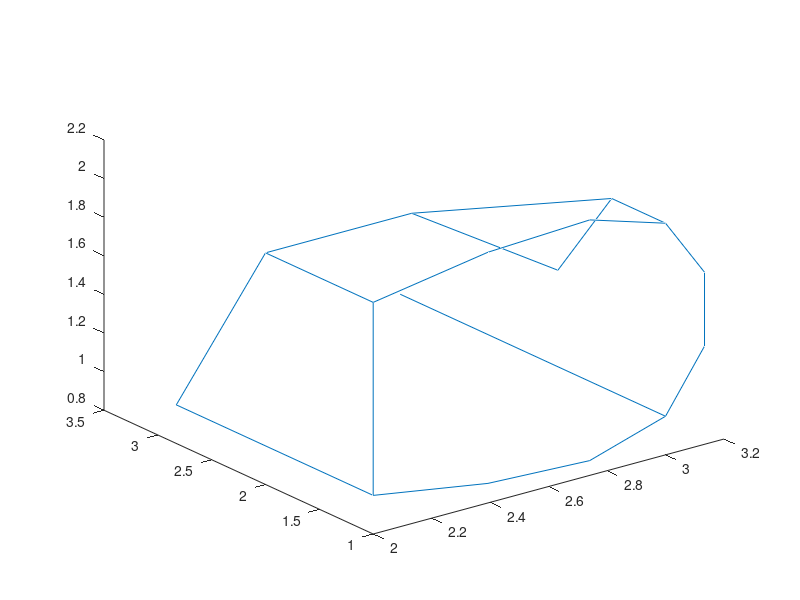

Write the MATLAB code that produced this figure. (Note: this script raises an error after producing the figure.)
X = [2 1 2 1;3 1 2 1;3 1.5 2 1;2.5 2 2 1;2 2 2 1;2 1 1 1;3 1 1 1;3 2 1 1;2 2 1 1;3 2 1.5 1];
a=1;P=[X(8,1) X(8,2) X(8,3)];
thetamax=sqrt(P(1)/a);P(2)=2*a*thetamax;
X(8,2) = P(2);
P=[X(9,1) X(9,2) X(9,3)];
thetamin=sqrt(P(1)/a);P(2)=2*a*thetamin;
X(9,2) = P(2);
% X = X * [1 0 0 0;0 cos(90) sin(90) 0;0 -sin(90) cos(90) 0;0 0 0 1 ];
p1=1;t2 = sqrt((X(2,1) -X(1,1))^2 + (X(2,2) -X(1,2))^2 + (X(2,3) -X(1,3))^2);
p2=2;
t3 = sqrt((X(7,1) -X(2,1))^2 + (X(7,2) -X(2,2))^2 + (X(7,3) -X(2,3))^2);
p3=7;
t4 = sqrt((X(6,1) -X(7,1))^2 + (X(6,2) -X(7,2))^2 + (X(6,3) -X(7,3))^2);
p4=6;
G=[1 0.5 0 0 ;t3 2*(t2 + t3) t2 0 ;0 t4 2*(t3 + t4) t3 ;0 0  2 4]\[(3/(2*t2))*(X(p2,1)-X(p1,1))  (3/(2*t2))*(X(p2,2)-X(p1,2)) (3/(2*t2))*(X(p2,3)-X(p1,3));(3/(t2*t3))*(t2^2*(X(p3,1)-X(p2,1))+t3^2*(X(p2,1)-X(p1,1))) (3/(t2*t3))*(t2^2*(X(p3,2)-X(p2,2))+t3^2*(X(p2,2)-X(p1,2))) (3/(t2*t3))*(t2^2*(X(p3,3)-X(p2,3))+t3^2*(X(p2,3)-X(p1,3)));(3/(t3*t4))*(t3^2*(X(p4,1)-X(p3,1))+t4^2*(X(p3,1)-X(p2,1))) (3/(t3*t4))*(t3^2*(X(p4,2)-X(p3,2))+t4^2*(X(p3,2)-X(p2,2))) (3/(t3*t4))*(t3^2*(X(p4,3)-X(p3,3))+t4^2*(X(p3,3)-X(p2,3)));(6/t4)*(X(p4,1)-X(p3,1)) (6/t4)*(X(p4,2)-X(p3,2)) (6/t4)*(X(p4,3)-X(p3,3))];
P = [X(1,1) X(1,2) X(1,3);
[2*(1/3)^3-3*(1/3)^2+1 (-2*(1/3)^3+3*(1/3)^2) (1/3)*((1/3)^2-2*(1/3)+1)*t2 (1/3)*((1/3)^2-(1/3))*t2]*[X(p1,1) X(p1,2) X(p1,3); X(p2,1) X(p2,2) X(p2,3);G(1,1) G(1,2) G(1,3); G(2,1) G(2,2) G(2,3)];
[2*(2/3)^3-3*(2/3)^2+1 (-2*(2/3)^3+3*(2/3)^2) (2/3)*((2/3)^2-2*(2/3)+1)*t2 (2/3)*((2/3)^2-(2/3))*t2]*[X(p1,1) X(p1,2) X(p1,3); X(p2,1) X(p2,2) X(p2,3);G(1,1) G(1,2) G(1,3); G(2,1) G(2,2) G(2,3)];
X(2,1) X(2,2) X(2,3);[2*(1/3)^3-3*(1/3)^2+1 (-2*(1/3)^3+3*(1/3)^2) (1/3)*((1/3)^2-2*(1/3)+1)*t3 (1/3)*((1/3)^2-(1/3))*t3]*[X(p2,1) X(p2,2) X(p2,3); X(p3,1) X(p3,2) X(p3,3);G(2,1) G(2,2) G(2,3); G(3,1) G(3,2) G(3,3)];
[2*(2/3)^3-3*(2/3)^2+1 (-2*(2/3)^3+3*(2/3)^2) (2/3)*((2/3)^2-2*(2/3)+1)*t3 (2/3)*((2/3)^2-(2/3))*t3]*[X(p2,1) X(p2,2) X(p2,3); X(p3,1) X(p3,2) X(p3,3);G(2,1) G(2,2) G(2,3); G(3,1) G(3,2) G(3,3)];
X(7,1) X(7,2) X(7,3);[2*(1/3)^3-3*(1/3)^2+1 (-2*(1/3)^3+3*(1/3)^2) (1/3)*((1/3)^2-2*(1/3)+1)*t4 (1/3)*((1/3)^2-(1/3))*t4]*[X(p3,1) X(p3,2) X(p3,3); X(p4,1) X(p4,2) X(p4,3);G(3,1) G(3,2) G(3,3); G(4,1) G(4,2) G(4,3)];
[2*(2/3)^3-3*(2/3)^2+1 (-2*(2/3)^3+3*(2/3)^2) (2/3)*((2/3)^2-2*(2/3)+1)*t4 (2/3)*((2/3)^2-(2/3))*t4]*[X(p3,1) X(p3,2) X(p3,3); X(p4,1) X(p4,2) X(p4,3);G(3,1) G(3,2) G(3,3); G(4,1) G(4,2) G(4,3)];
X(6,1) X(6,2) X(6,3)];
% subplot(1,2,1);
X1=[P(1,1) P(2,1)];Y1=[P(1,2) P(2,2)];Z1=[P(1,3) P(2,3)];line(X1,Y1,Z1);
X1=[P(2,1) P(3,1)];Y1=[P(2,2) P(3,2)];Z1=[P(2,3) P(3,3)];line(X1,Y1,Z1);
X1=[P(3,1) P(4,1)];Y1=[P(3,2) P(4,2)];Z1=[P(3,3) P(4,3)];line(X1,Y1,Z1);
X1=[P(4,1) P(5,1)];Y1=[P(4,2) P(5,2)];Z1=[P(4,3) P(5,3)];line(X1,Y1,Z1);
X1=[P(5,1) P(6,1)];Y1=[P(5,2) P(6,2)];Z1=[P(5,3) P(6,3)];line(X1,Y1,Z1);
X1=[P(6,1) P(7,1)];Y1=[P(6,2) P(7,2)];Z1=[P(6,3) P(7,3)];line(X1,Y1,Z1);
X1=[P(7,1) P(8,1)];Y1=[P(7,2) P(8,2)];Z1=[P(7,3) P(8,3)];line(X1,Y1,Z1);
X1=[P(8,1) P(9,1)];Y1=[P(8,2) P(9,2)];Z1=[P(8,3) P(9,3)];line(X1,Y1,Z1);
X1=[P(9,1) P(10,1)];Y1=[P(9,2) P(10,2)];Z1=[P(9,3) P(10,3)];line(X1,Y1,Z1);
view(3);hold on;
X1=[X(1,1) X(5,1)];Y1=[X(1,2) X(5,2)];Z1=[X(1,3) X(5,3)];
line(X1,Y1,Z1);
X1=[X(1,1) X(6,1)];Y1=[X(1,2) X(6,2)];Z1=[X(1,3) X(6,3)];
line(X1,Y1,Z1);
X1=[X(2,1) X(3,1)];Y1=[X(2,2) X(3,2)];Z1=[X(2,3) X(3,3)];
line(X1,Y1,Z1);
X1=[X(3,1) X(4,1)];Y1=[X(3,2) X(4,2)];Z1=[X(3,3) X(4,3)];
line(X1,Y1,Z1);
X1=[X(3,1) X(10,1)];Y1=[X(3,2) X(10,2)];Z1=[X(3,3) X(10,3)];
line(X1,Y1,Z1);
X1=[X(4,1) X(5,1)];Y1=[X(4,2) X(5,2)];Z1=[X(4,3) X(5,3)];
line(X1,Y1,Z1);
X1=[X(4,1) X(10,1)];Y1=[X(4,2) X(10,2)];Z1=[X(4,3) X(10,3)];
line(X1,Y1,Z1);
X1=[X(5,1) X(9,1)];Y1=[X(5,2) X(9,2)];Z1=[X(5,3) X(9,3)];
line(X1,Y1,Z1);
X1=[X(6,1) X(9,1)];Y1=[X(6,2) X(9,2)];Z1=[X(6,3) X(9,3)];
line(X1,Y1,Z1);
X1=[X(7,1) X(8,1)];Y1=[X(7,2) X(8,2)];Z1=[X(7,3) X(8,3)];
line(X1,Y1,Z1);
X1=[X(9,1) X(8,1)];Y1=[X(9,2) X(8,2)];Z1=[X(9,3) X(8,3)];
P=zeros(10,3);a=1;thetamax=sqrt(X1(2)/a);thetamin=sqrt(X1(1)/a);dtheta=(thetamax-thetamin)/9;
P(1,:)=[X1(1) 2*a*thetamin Z1(1)];
P(2,:)=obtener_pto_parabola(a,dtheta,P(1,1),P(1,2),P(1,3));
P(3,:)=obtener_pto_parabola(a,dtheta,P(2,1),P(2,2),P(2,3));
P(4,:)=obtener_pto_parabola(a,dtheta,P(3,1),P(3,2),P(3,3));
P(5,:)=obtener_pto_parabola(a,dtheta,P(4,1),P(4,2),P(4,3));
P(6,:)=obtener_pto_parabola(a,dtheta,P(5,1),P(5,2),P(5,3));
P(7,:)=obtener_pto_parabola(a,dtheta,P(6,1),P(6,2),P(6,3));
P(8,:)=obtener_pto_parabola(a,dtheta,P(7,1),P(7,2),P(7,3));
P(9,:)=obtener_pto_parabola(a,dtheta,P(8,1),P(8,2),P(8,3));
P(10,:)=obtener_pto_parabola(a,dtheta,P(9,1),P(9,2),P(9,3));
X1=[P(1,1) P(2,1)];Y1=[P(1,2) P(2,2)];Z1=[P(1,3) P(2,3)];line(X1,Y1,Z1);
X1=[P(2,1) P(3,1)];Y1=[P(2,2) P(3,2)];Z1=[P(2,3) P(3,3)];line(X1,Y1,Z1);
X1=[P(3,1) P(4,1)];Y1=[P(3,2) P(4,2)];Z1=[P(3,3) P(4,3)];line(X1,Y1,Z1);
X1=[P(4,1) P(5,1)];Y1=[P(4,2) P(5,2)];Z1=[P(4,3) P(5,3)];line(X1,Y1,Z1);
X1=[P(5,1) P(6,1)];Y1=[P(5,2) P(6,2)];Z1=[P(5,3) P(6,3)];line(X1,Y1,Z1);
X1=[P(6,1) P(7,1)];Y1=[P(6,2) P(7,2)];Z1=[P(6,3) P(7,3)];line(X1,Y1,Z1);
X1=[P(7,1) P(8,1)];Y1=[P(7,2) P(8,2)];Z1=[P(7,3) P(8,3)];line(X1,Y1,Z1);
X1=[P(8,1) P(9,1)];Y1=[P(8,2) P(9,2)];Z1=[P(8,3) P(9,3)];line(X1,Y1,Z1);
X1=[P(9,1) P(10,1)];Y1=[P(9,2) P(10,2)];Z1=[P(9,3) P(10,3)];line(X1,Y1,Z1);

X1=[X(8,1) X(10,1)];Y1=[X(8,2) X(10,2)];Z1=[X(8,3) X(10,3)];
line(X1,Y1,Z1);
xlim([min(X(:,1))-1 max(X(:,1))+1]);ylim([min(X(:,2))-1 max(X(:,2))+1]);zlim([min(X(:,3))-1 max(X(:,3))+1]);xlabel('x');ylabel('y');zlabel('z');
C=[(3 - 2) (2 - 1) (2 - 1)]./sqrt((3 - 2)^2+(2 - 1)^2+(2 - 1)^2);XP = X*[1 0 0 0;0 1 0 0;0 0 1 0;2 1 1 1]*[1 0 0 0;0 cos(acos(C(2)/sqrt(C(1)^2+C(2)^2))) sin(acos(C(2)/sqrt(C(1)^2+C(2)^2))) 0;0 -sin(acos(C(2)/sqrt(C(1)^2+C(2)^2))) cos(acos(C(2)/sqrt(C(1)^2+C(2)^2))) 0;0 0 0 1 ]*[cos(-asin(C(1))) sin(-asin(C(1))) 0 0;-sin(-asin(C(1))) cos(-asin(C(1))) 0 0;0 0 1 0;0 0 0 1 ]*[cos(-45) 0 -sin(-45) 0;0 1 0 0;sin(-45) 0 cos(-45) 0;0 0 0 1 ]*inv([cos(-asin(C(1))) sin(-asin(C(1))) 0 0;-sin(-asin(C(1))) cos(-asin(C(1))) 0 0;0 0 1 0;0 0 0 1 ])*inv([1 0 0 0;0 cos(acos(C(2)/sqrt(C(1)^2+C(2)^2))) sin(acos(C(2)/sqrt(C(1)^2+C(2)^2))) 0;0 -sin(acos(C(2)/sqrt(C(1)^2+C(2)^2))) cos(acos(C(2)/sqrt(C(1)^2+C(2)^2))) 0;0 0 0 1 ])*inv([1 0 0 0;0 1 0 0;0 0 1 0;2 1 1 1])
p1=1;t2 = sqrt((XP(2,1) -XP(1,1))^2 + (XP(2,2) -XP(1,2))^2 + (XP(2,3) -XP(1,3))^2);
p2=2;
t3 = sqrt((XP(7,1) -XP(2,1))^2 + (XP(7,2) -XP(2,2))^2 + (XP(7,3) -XP(2,3))^2);
p3=7;
t4 = sqrt((XP(6,1) -XP(7,1))^2 + (XP(6,2) -XP(7,2))^2 + (XP(6,3) -XP(7,3))^2);
p4=6;
G=[1 0.5 0 0 ;t3 2*(t2 + t3) t2 0 ;0 t4 2*(t3 + t4) t3 ;0 0  2 4]\[(3/(2*t2))*(XP(p2,1)-XP(p1,1))  (3/(2*t2))*(XP(p2,2)-XP(p1,2)) (3/(2*t2))*(XP(p2,3)-XP(p1,3));(3/(t2*t3))*(t2^2*(XP(p3,1)-XP(p2,1))+t3^2*(XP(p2,1)-XP(p1,1))) (3/(t2*t3))*(t2^2*(XP(p3,2)-XP(p2,2))+t3^2*(XP(p2,2)-XP(p1,2))) (3/(t2*t3))*(t2^2*(XP(p3,3)-XP(p2,3))+t3^2*(XP(p2,3)-XP(p1,3)));(3/(t3*t4))*(t3^2*(XP(p4,1)-XP(p3,1))+t4^2*(XP(p3,1)-XP(p2,1))) (3/(t3*t4))*(t3^2*(XP(p4,2)-XP(p3,2))+t4^2*(XP(p3,2)-XP(p2,2))) (3/(t3*t4))*(t3^2*(XP(p4,3)-XP(p3,3))+t4^2*(XP(p3,3)-XP(p2,3)));(6/t4)*(XP(p4,1)-XP(p3,1)) (6/t4)*(XP(p4,2)-XP(p3,2)) (6/t4)*(XP(p4,3)-XP(p3,3))];
P = [XP(1,1) XP(1,2) XP(1,3);
[2*(1/3)^3-3*(1/3)^2+1 (-2*(1/3)^3+3*(1/3)^2) (1/3)*((1/3)^2-2*(1/3)+1)*t2 (1/3)*((1/3)^2-(1/3))*t2]*[XP(p1,1) XP(p1,2) XP(p1,3); XP(p2,1) XP(p2,2) XP(p2,3);G(1,1) G(1,2) G(1,3); G(2,1) G(2,2) G(2,3)];
[2*(2/3)^3-3*(2/3)^2+1 (-2*(2/3)^3+3*(2/3)^2) (2/3)*((2/3)^2-2*(2/3)+1)*t2 (2/3)*((2/3)^2-(2/3))*t2]*[XP(p1,1) XP(p1,2) XP(p1,3); XP(p2,1) XP(p2,2) XP(p2,3);G(1,1) G(1,2) G(1,3); G(2,1) G(2,2) G(2,3)];
XP(2,1) XP(2,2) XP(2,3);[2*(1/3)^3-3*(1/3)^2+1 (-2*(1/3)^3+3*(1/3)^2) (1/3)*((1/3)^2-2*(1/3)+1)*t3 (1/3)*((1/3)^2-(1/3))*t3]*[XP(p2,1) XP(p2,2) XP(p2,3); XP(p3,1) XP(p3,2) XP(p3,3);G(2,1) G(2,2) G(2,3); G(3,1) G(3,2) G(3,3)];
[2*(2/3)^3-3*(2/3)^2+1 (-2*(2/3)^3+3*(2/3)^2) (2/3)*((2/3)^2-2*(2/3)+1)*t3 (2/3)*((2/3)^2-(2/3))*t3]*[XP(p2,1) XP(p2,2) XP(p2,3); XP(p3,1) XP(p3,2) XP(p3,3);G(2,1) G(2,2) G(2,3); G(3,1) G(3,2) G(3,3)];
XP(7,1) XP(7,2) XP(7,3);[2*(1/3)^3-3*(1/3)^2+1 (-2*(1/3)^3+3*(1/3)^2) (1/3)*((1/3)^2-2*(1/3)+1)*t4 (1/3)*((1/3)^2-(1/3))*t4]*[XP(p3,1) XP(p3,2) XP(p3,3); XP(p4,1) XP(p4,2) XP(p4,3);G(3,1) G(3,2) G(3,3); G(4,1) G(4,2) G(4,3)];
[2*(2/3)^3-3*(2/3)^2+1 (-2*(2/3)^3+3*(2/3)^2) (2/3)*((2/3)^2-2*(2/3)+1)*t4 (2/3)*((2/3)^2-(2/3))*t4]*[XP(p3,1) XP(p3,2) XP(p3,3); XP(p4,1) XP(p4,2) XP(p4,3);G(3,1) G(3,2) G(3,3); G(4,1) G(4,2) G(4,3)];
XP(6,1) XP(6,2) XP(6,3)];
subplot(1,2,2);X1=[P(1,1) P(2,1)];Y1=[P(1,2) P(2,2)];Z1=[P(1,3) P(2,3)];line(X1,Y1,Z1);
X1=[P(2,1) P(3,1)];Y1=[P(2,2) P(3,2)];Z1=[P(2,3) P(3,3)];line(X1,Y1,Z1);
X1=[P(3,1) P(4,1)];Y1=[P(3,2) P(4,2)];Z1=[P(3,3) P(4,3)];line(X1,Y1,Z1);
X1=[P(4,1) P(5,1)];Y1=[P(4,2) P(5,2)];Z1=[P(4,3) P(5,3)];line(X1,Y1,Z1);
X1=[P(5,1) P(6,1)];Y1=[P(5,2) P(6,2)];Z1=[P(5,3) P(6,3)];line(X1,Y1,Z1);
X1=[P(6,1) P(7,1)];Y1=[P(6,2) P(7,2)];Z1=[P(6,3) P(7,3)];line(X1,Y1,Z1);
X1=[P(7,1) P(8,1)];Y1=[P(7,2) P(8,2)];Z1=[P(7,3) P(8,3)];line(X1,Y1,Z1);
X1=[P(8,1) P(9,1)];Y1=[P(8,2) P(9,2)];Z1=[P(8,3) P(9,3)];line(X1,Y1,Z1);
X1=[P(9,1) P(10,1)];Y1=[P(9,2) P(10,2)];Z1=[P(9,3) P(10,3)];line(X1,Y1,Z1);
view(3);hold on;
X1=[XP(1,1) XP(5,1)];Y1=[XP(1,2) XP(5,2)];Z1=[XP(1,3) XP(5,3)];
line(X1,Y1,Z1);
X1=[XP(1,1) XP(6,1)];Y1=[XP(1,2) XP(6,2)];Z1=[XP(1,3) XP(6,3)];
line(X1,Y1,Z1);
X1=[XP(2,1) XP(3,1)];Y1=[XP(2,2) XP(3,2)];Z1=[XP(2,3) XP(3,3)];
line(X1,Y1,Z1);
X1=[XP(3,1) XP(4,1)];Y1=[XP(3,2) XP(4,2)];Z1=[XP(3,3) XP(4,3)];
line(X1,Y1,Z1);
X1=[XP(3,1) XP(10,1)];Y1=[XP(3,2) XP(10,2)];Z1=[XP(3,3) XP(10,3)];
line(X1,Y1,Z1);
X1=[XP(4,1) XP(5,1)];Y1=[XP(4,2) XP(5,2)];Z1=[XP(4,3) XP(5,3)];
line(X1,Y1,Z1);
X1=[XP(4,1) XP(10,1)];Y1=[XP(4,2) XP(10,2)];Z1=[XP(4,3) XP(10,3)];
line(X1,Y1,Z1);
X1=[XP(5,1) XP(9,1)];Y1=[XP(5,2) XP(9,2)];Z1=[XP(5,3) XP(9,3)];
line(X1,Y1,Z1);
X1=[XP(6,1) XP(9,1)];Y1=[XP(6,2) XP(9,2)];Z1=[XP(6,3) XP(9,3)];
line(X1,Y1,Z1);
X1=[XP(7,1) XP(8,1)];Y1=[XP(7,2) XP(8,2)];Z1=[XP(7,3) XP(8,3)];
line(X1,Y1,Z1);
X1=[XP(9,1) XP(8,1)];Y1=[XP(9,2) XP(8,2)];Z1=[XP(9,3) XP(8,3)];
P=zeros(10,3);a=1;thetamax=sqrt(X1(2)/a);thetamin=sqrt(X1(1)/a);dtheta=(thetamax-thetamin)/9;
P(1,:)=[X1(1) 2*a*thetamin Z1(1)];
P(2,:)=obtener_pto_parabola(a,dtheta,P(1,1),P(1,2),P(1,3));
P(3,:)=obtener_pto_parabola(a,dtheta,P(2,1),P(2,2),P(2,3));
P(4,:)=obtener_pto_parabola(a,dtheta,P(3,1),P(3,2),P(3,3));
P(5,:)=obtener_pto_parabola(a,dtheta,P(4,1),P(4,2),P(4,3));
P(6,:)=obtener_pto_parabola(a,dtheta,P(5,1),P(5,2),P(5,3));
P(7,:)=obtener_pto_parabola(a,dtheta,P(6,1),P(6,2),P(6,3));
P(8,:)=obtener_pto_parabola(a,dtheta,P(7,1),P(7,2),P(7,3));
P(9,:)=obtener_pto_parabola(a,dtheta,P(8,1),P(8,2),P(8,3));
P(10,:)=obtener_pto_parabola(a,dtheta,P(9,1),P(9,2),P(9,3));
X1=[P(1,1) P(2,1)];Y1=[P(1,2) P(2,2)];Z1=[P(1,3) P(2,3)];line(X1,Y1,Z1);
X1=[P(2,1) P(3,1)];Y1=[P(2,2) P(3,2)];Z1=[P(2,3) P(3,3)];line(X1,Y1,Z1);
X1=[P(3,1) P(4,1)];Y1=[P(3,2) P(4,2)];Z1=[P(3,3) P(4,3)];line(X1,Y1,Z1);
X1=[P(4,1) P(5,1)];Y1=[P(4,2) P(5,2)];Z1=[P(4,3) P(5,3)];line(X1,Y1,Z1);
X1=[P(5,1) P(6,1)];Y1=[P(5,2) P(6,2)];Z1=[P(5,3) P(6,3)];line(X1,Y1,Z1);
X1=[P(6,1) P(7,1)];Y1=[P(6,2) P(7,2)];Z1=[P(6,3) P(7,3)];line(X1,Y1,Z1);
X1=[P(7,1) P(8,1)];Y1=[P(7,2) P(8,2)];Z1=[P(7,3) P(8,3)];line(X1,Y1,Z1);
X1=[P(8,1) P(9,1)];Y1=[P(8,2) P(9,2)];Z1=[P(8,3) P(9,3)];line(X1,Y1,Z1);
X1=[P(9,1) P(10,1)];Y1=[P(9,2) P(10,2)];Z1=[P(9,3) P(10,3)];line(X1,Y1,Z1);

X1=[XP(8,1) XP(10,1)];Y1=[XP(8,2) XP(10,2)];Z1=[XP(8,3) XP(10,3)];
line(X1,Y1,Z1);
xlim([min(XP(:,1))-1 max(XP(:,1))+1]);ylim([min(XP(:,2))-1 max(XP(:,2))+1]);zlim([min(XP(:,3))-1 max(XP(:,3))+1]);xlabel('x');ylabel('y');zlabel('z');